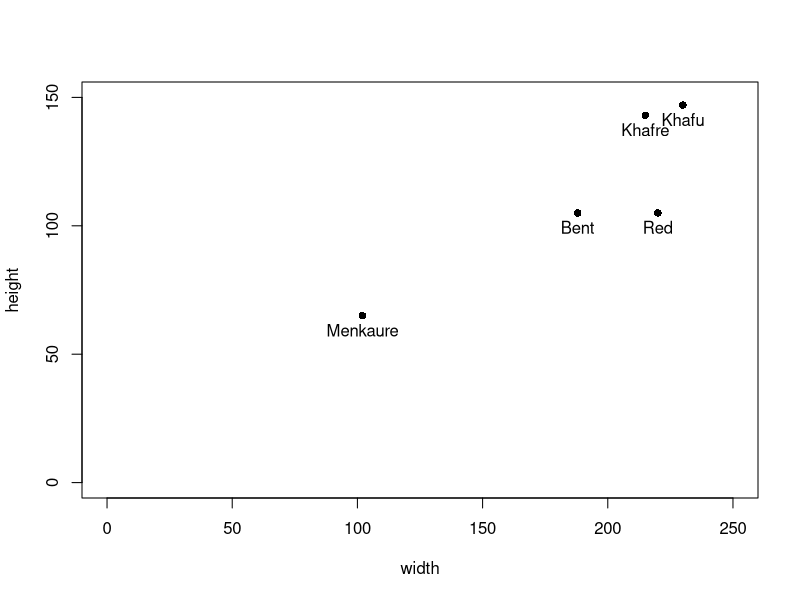

Recreate this plot in R.

width <- c(230,220,215,188,102)
height <- c(147,105,143,105,65)
pyramids <- c("Khafu", "Red", "Khafre", "Bent", "Menkaure")
horiz <- c(0,250)
vert <- c(0,150)
plot(width, height, pch=16, xlim = horiz, ylim = vert)
text(width, height, labels=pyramids, pos=1, xpd=TRUE)

egypt <- cbind(pyramids,width,height)
pyr <- data.frame(egypt)

myModel = lm(height ~ width)
summary(myModel)

round(cor(myModel$residuals, width), digits=5)
round(sum(myModel$residuals), digits=5)